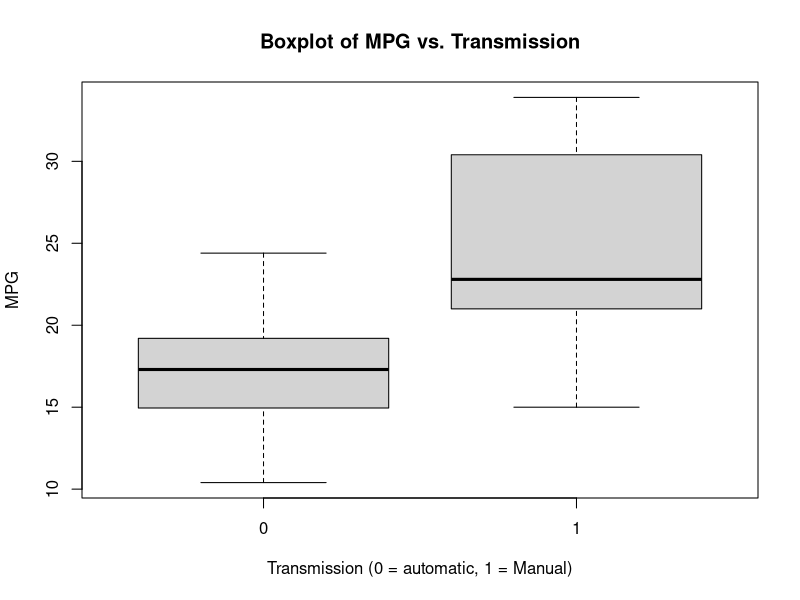
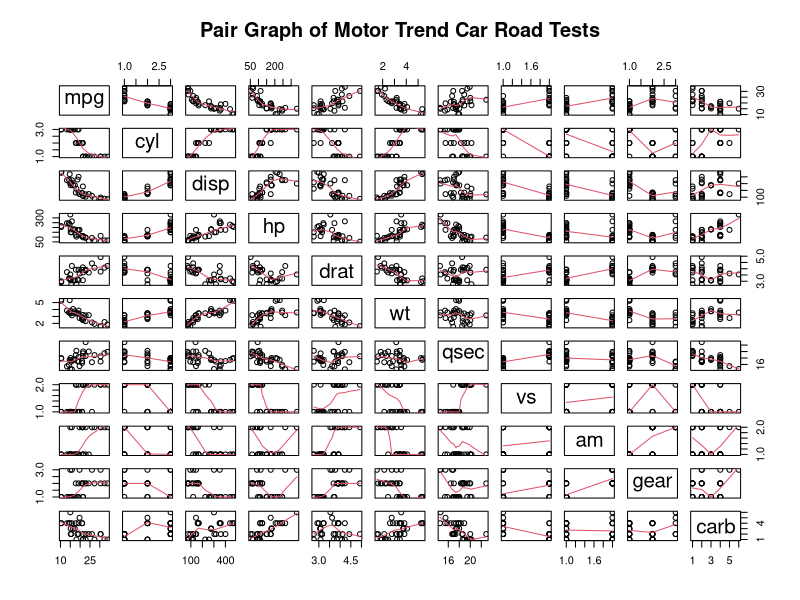
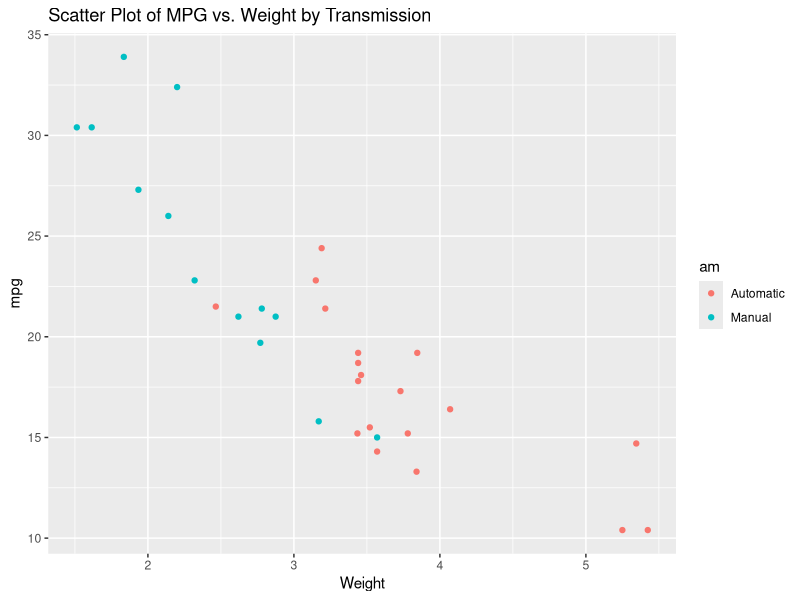
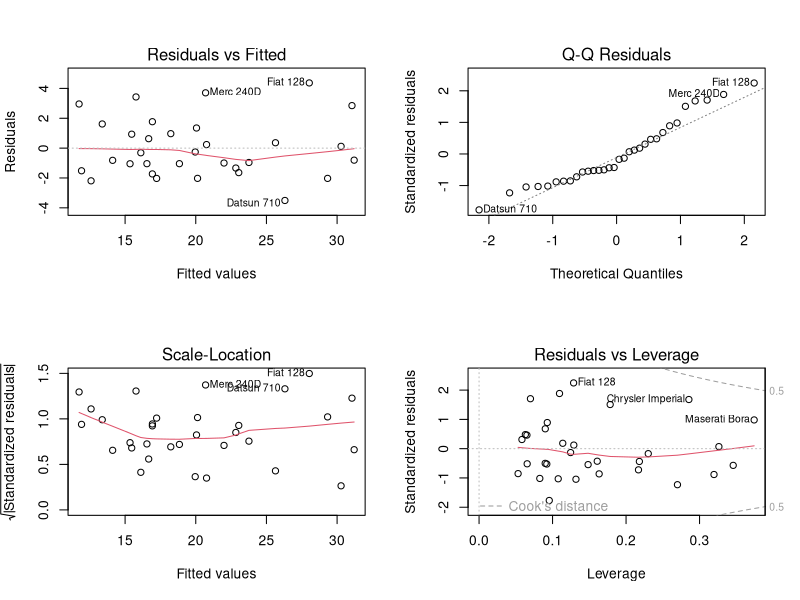

Here is the R script that generated these plots, in order:
rm(list = ls())

library(ggplot2)
library(dplyr)
data(mtcars)

print(head(mtcars))

print(dim(mtcars))

## Change integer (numeric)  variables to factor
mtcars$cyl <- as.factor(mtcars$cyl)
mtcars$vs <- as.factor(mtcars$vs)
mtcars$am <- as.factor(mtcars$am)
mtcars$gear <- as.factor(mtcars$gear)
mtcars$carb <- as.factor(mtcars$carb)
attach(mtcars)

# Inference
result <- t.test(mpg ~ am)
print(result$p.value)
print(result$estimate)

# Regression Analysis
fullModel <- lm(mpg ~ ., data=mtcars)
print(summary(fullModel))

stepModel <- step(fullModel, k = log(nrow(mtcars)))
print(summary(stepModel))

testModel <- step(fullModel, direction = "both")
print(summary(testModel))
amIntWtModel <- lm(mpg ~wt + qsec + am + wt:am, data = mtcars)
print(summary(amIntWtModel))

amModel <- lm(mpg ~am, data = mtcars)
print(summary(amModel))

print(anova(amModel, stepModel, amIntWtModel))
print(confint(amIntWtModel))

print(summary(amIntWtModel)$coef)





# Appendix figures

## Boxplot of MPG vs Transmission
boxplot(mpg ~ am, xlab = "Transmission (0 = automatic, 1 = Manual)", ylab = "MPG",
        main = "Boxplot of MPG vs. Transmission")

## Pair Graph of Motor Trend Car Road Tests
pairs(mtcars, panel = panel.smooth, 
      main = "Pair Graph of Motor Trend Car Road Tests")

## Scatter plot of MPG vs. Weight by Transmission

g = ggplot(mtcars, aes(x = wt, y = mpg, group = am, color = am, height = 3, width = 3)) +
  geom_point() +
  scale_colour_discrete(labels = c("Automatic", "Manual")) +
  xlab("Weight") + 
  ggtitle("Scatter Plot of MPG vs. Weight by Transmission")

print(g)

# Residual Plots
par(mfrow = c(2, 2))
plot(amIntWtModel)

print(sum((abs(dfbetas(amIntWtModel))) > 1))


